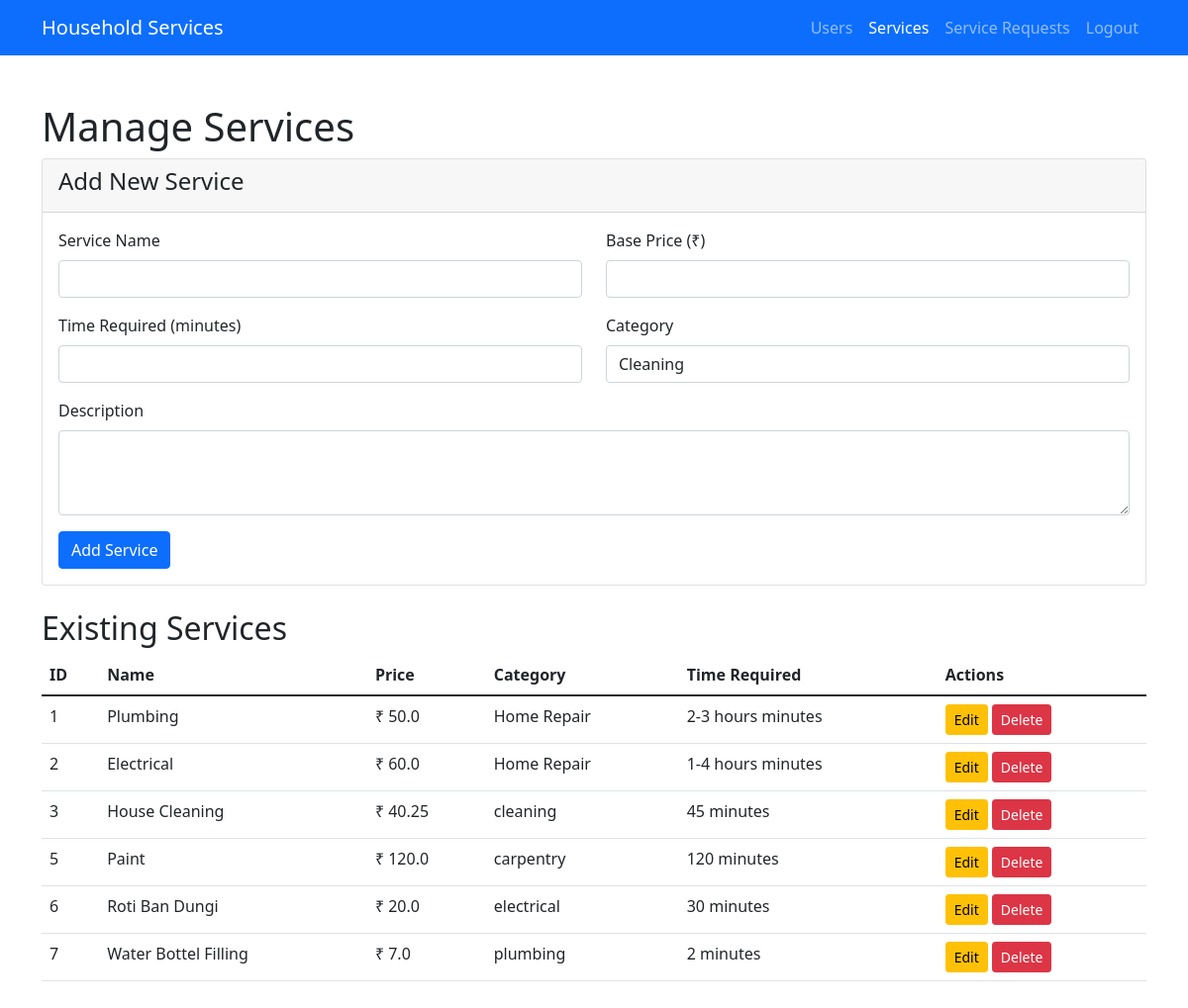
Before: /admin/services (signed in) with the older database file.
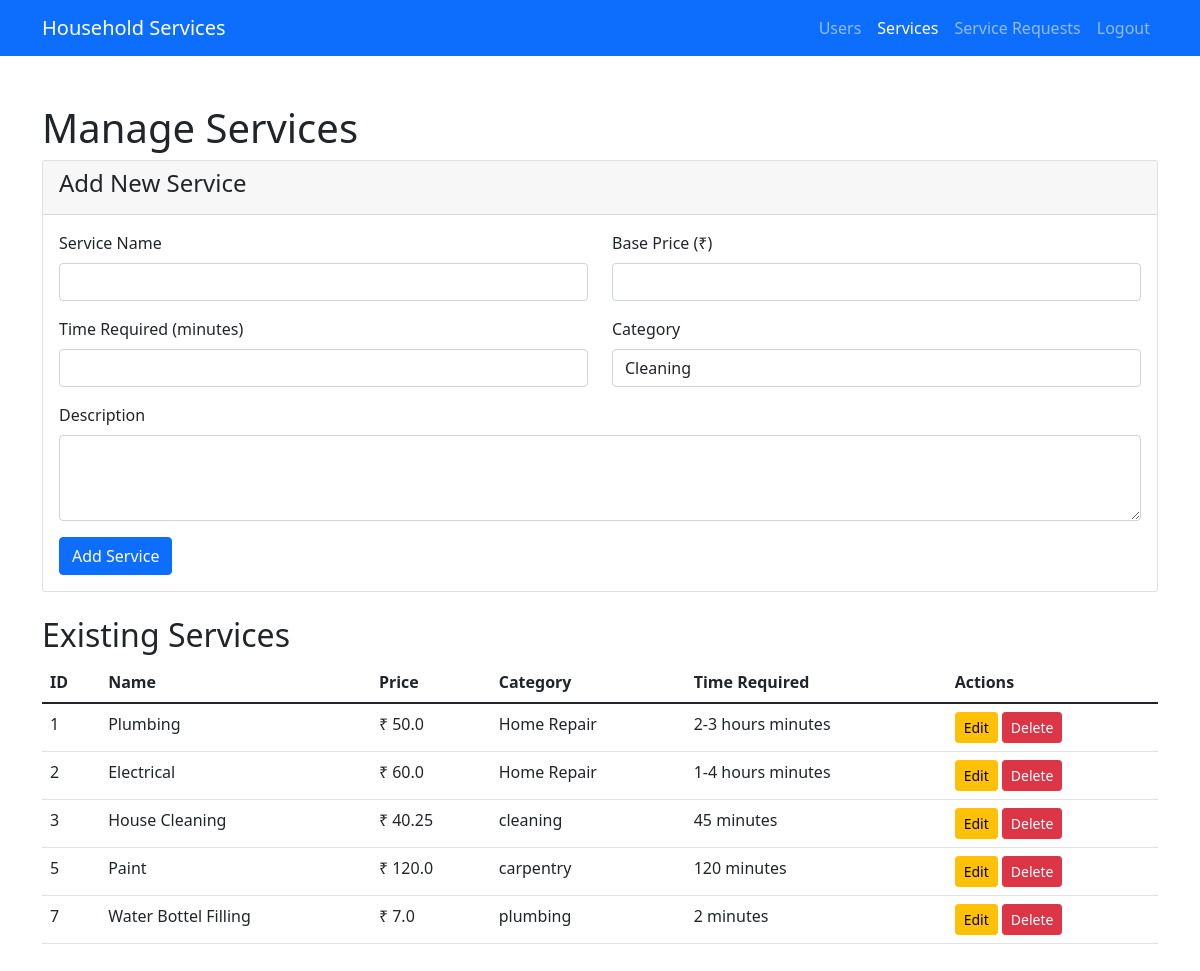
After: the same page with the newer database file.
### models.py (models this page shows)
class Service(db.Model):
    __tablename__ = 'service'
    id = db.Column(db.Integer, primary_key=True)
    name = db.Column(db.String(100), nullable=False)
    price = db.Column(db.Float, nullable=False)
    description = db.Column(db.Text)
    time_required = db.Column(db.String(50))
    category = db.Column(db.String(50))
    image_url = db.Column(db.String(200))  # For service images
    is_active = db.Column(db.Boolean, default=True)  # To temporarily disable services
    created_at = db.Column(db.DateTime, default=datetime.utcnow)
    min_experience_required = db.Column(db.Integer, default=0)
    availability = db.Column(db.String(50), default='24/7')

### app.py (the view, shortened to what this page needs)
@app.route('/admin/services', methods=['GET', 'POST'])
@login_required
def admin_services():
    if current_user.role == 'admin':
        services = Service.query.all()
        return render_template('admin_services.html', services=services)
    else:
        flash('You are not authorized to access this page.', 'danger')
        return redirect(url_for('dashboard'))

### app.py (called while the page is built)
@login_manager.user_loader
def load_user(user_id):
    return db.session.get(User, int(user_id))

### templates/admin_services.html (shortened to what this page needs)
<!DOCTYPE html>
<html lang="en">
<head>
  <link rel="stylesheet" href="https://cdn.jsdelivr.net/npm/bootstrap@5.1.3/dist/css/bootstrap.min.css">
</head>
<body>
  <nav class="navbar navbar-expand-lg navbar-dark bg-primary">
    <div class="container">
      <a class="navbar-brand" href="{{ url_for('index') }}">Household Services</a>
      <div class="collapse navbar-collapse" id="navbarNav">
        <ul class="navbar-nav ms-auto">
          <li class="nav-item">
            <a class="nav-link" href="{{ url_for('admin_users') }}">Users</a>
          </li>
          <li class="nav-item">
            <a class="nav-link active" href="{{ url_for('admin_services') }}">Services</a>
          </li>
          <li class="nav-item">
            <a class="nav-link" href="{{ url_for('service_requests') }}">Service Requests</a>
          </li>
          <li class="nav-item">
            <a class="nav-link" href="{{ url_for('logout') }}">Logout</a>
          </li>
        </ul>
      </div>
    </div>
  </nav>
  <div class="container my-5">
    <h1>Manage Services</h1>
    <div class="card mb-4">
      <div class="card-header">
        <h4>Add New Service</h4>
      </div>
      <div class="card-body">
        <form method="POST">
          <div class="row">
            <div class="col-md-6 mb-3">
              <label for="name" class="form-label">Service Name</label>
              <input type="text" class="form-control" id="name" name="name" required>
            </div>
            <div class="col-md-6 mb-3">
              <label for="price" class="form-label">Base Price (₹)</label>
              <input type="number" class="form-control" id="price" name="price" step="5" required>
            </div>
            <div class="col-md-6 mb-3">
              <label for="time_required" class="form-label">Time Required (minutes)</label>
              <input type="number" class="form-control" id="time_required" name="time_required" required>
            </div>
            <div class="col-md-6 mb-3">
              <label for="category" class="form-label">Category</label>
              <select class="form-control" id="category" name="category" required>
                <option value="cleaning">Cleaning</option>
              </select>
            </div>
            <div class="col-12 mb-3">
              <label for="description" class="form-label">Description</label>
              <textarea class="form-control" id="description" name="description" rows="3" required></textarea>
            </div>
          </div>
          <button type="submit" class="btn btn-primary">Add Service</button>
        </form>
      </div>
    </div>
    <h2>Existing Services</h2>
    <table class="table">
      <thead>
        <tr>
          <th>ID</th>
          <th>Name</th>
          <th>Price</th>
          <th>Category</th>
          <th>Time Required</th>
          <th>Actions</th>
        </tr>
      </thead>
      <tbody>
        {% for service in services %}
          <tr>
            <td>{{ service.id }}</td>
            <td>{{ service.name }}</td>
            <td>₹ {{ service.price }}</td>
            <td>{{ service.category }}</td>
            <td>{{ service.time_required }} minutes</td>
            <td>
              <button class="btn btn-warning btn-sm" data-bs-toggle="modal" data-bs-target="#editModal{{ service.id }}">
                Edit
              </button>
              <form method="POST" action="{{ url_for('admin_services') }}" class="d-inline">
                <button type="submit" class="btn btn-danger btn-sm" onclick="return confirm('Are you sure you want to delete this service?')">
                  Delete
                </button>
              </form>
            </td>
          </tr>
        {% endfor %}
      </tbody>
    </table>
  </div>
</body>
</html>

Changed rows visible on the page:
removed Service: id "6", name "Roti Ban Dungi", price "20.0", category "electrical", time_required "30"
